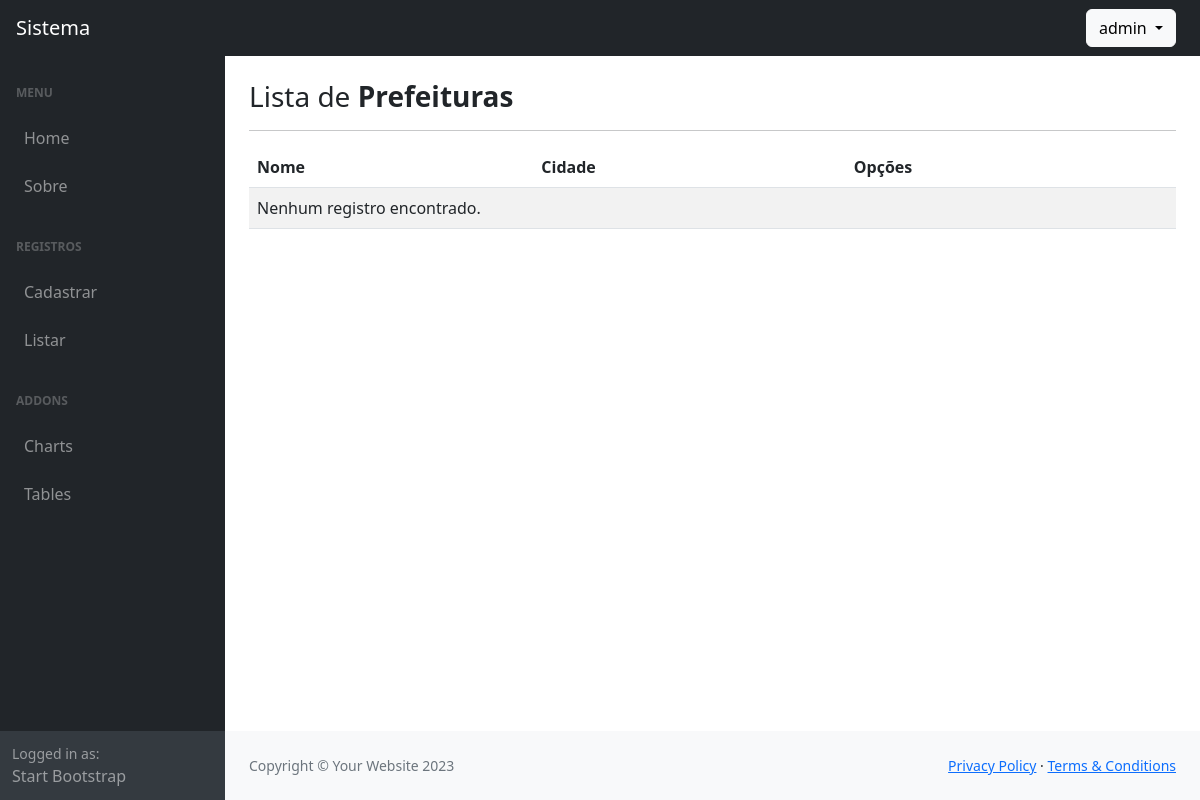
Before: /listar/prefeituras/ (signed in) with the older database file.
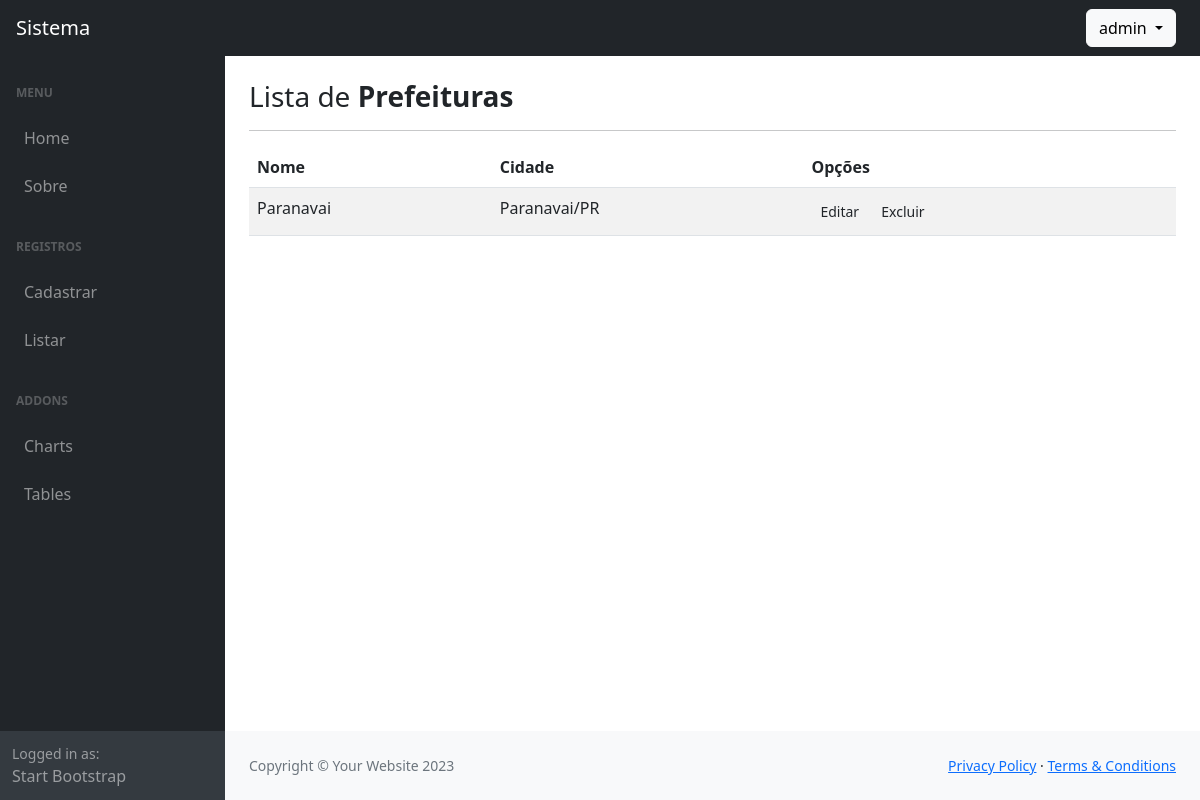
After: the same page with the newer database file.
### cadastros/models.py (models this page shows, shortened)
class Prefeitura(models.Model):
    nome = models.CharField(max_length=150)
    cidade = models.ForeignKey(Cidade, on_delete=models.PROTECT)
    cadastrado_em = models.DateTimeField(auto_now_add=True)
    atualizado_em = models.DateTimeField(auto_now=True)
    user = models.ForeignKey(settings.AUTH_USER_MODEL, on_delete=models.CASCADE)

class Cidade(models.Model):
    name = models.CharField(max_length=100)
    estado = models.CharField(max_length=2)
    user = models.ForeignKey(settings.AUTH_USER_MODEL, on_delete=models.CASCADE)
    def __str__(self):
        return f"{self.name}/{self.estado}"
    class Meta:
        ordering = ["name", "estado"]

### cadastros/views.py (the view)
# urls.py: path('listar/prefeituras/', PrefeituraList.as_view(),
class PrefeituraList(GroupRequiredMixin, LoginRequiredMixin, ListView):
    model = Prefeitura
    template_name = 'cadastros/list/prefeitura.html'
    group_required = ["Administrador", "Editor"]
    def get_queryset(self):
        return super().get_queryset().filter(user=self.request.user)

### usuarios/models.py (called while the page is built)
    def __str__(self):
        return self.username

### cadastros/templates/cadastros/list/prefeitura.html
{% extends "paginas/modelo.html" %}
{% block conteudo %}
<h3>
    Lista de <b>Prefeituras</b>
</h3>
<hr>
<table class="table table-striped">
    <thead>
        <th>Nome</th>
        <th>Cidade</th>
        <th>Opções</th>
    </thead>
   <tbody>
    {% for object in object_list %}
    <tr>
        <td>{{object.nome}}</td>
        <td>{{object.cidade}}</td>
        <td>
        <a href="{% url 'editar-prefeitura' object.pk %}" class="btn btn-sm btn-out">
            Editar
        </a>
        <a href="{% url 'excluir-prefeitura' object.pk %}" class="btn btn-sm btn-out">
            Excluir
        </a>
    {% empty %}
        <tr>
            <td colspan="3">Nenhum registro encontrado.</td>
        </tr>
    {% endfor %}
   </tbody>
</table>
{% endblock %}

Changed rows visible on the page:
added Prefeitura: nome "Paranavai", cidade "Paranavai/PR"
Other visible differences:
text no longer shown: "Nenhum registro encontrado."
